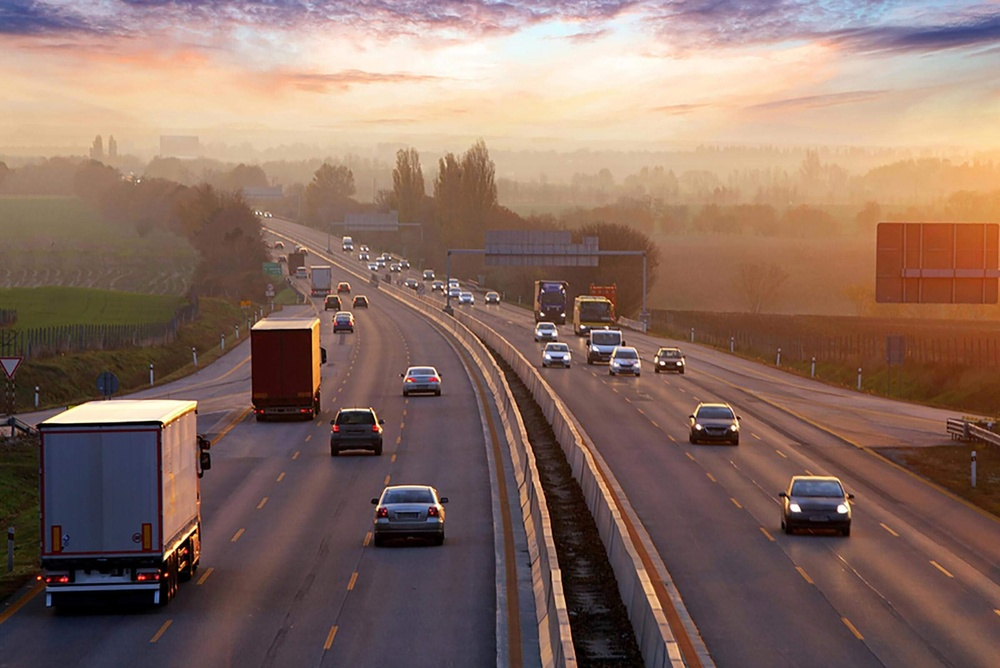
#> input picture Assests/road.jpg, 1000 x 668 px, shrunk from 2400 x 1603 before the run
$ python crop.py
#> lines starting #> are read from the running program, lines starting #| are printed output that depends on the picture
import cv2
filename = 'Assests/road.jpg'

image = cv2.imread(filename, 1)
#> image is the input picture: shape (668, 1000, 3); mean B, G, R 98.4, 109.4, 136.3
lower_x = 50
upper_x = 500
lower_y = 50
upper_y = 500
cropped_image = image[lower_x:upper_x, lower_y:upper_y]   #x - 20 to 200 ; y - 50 to 250
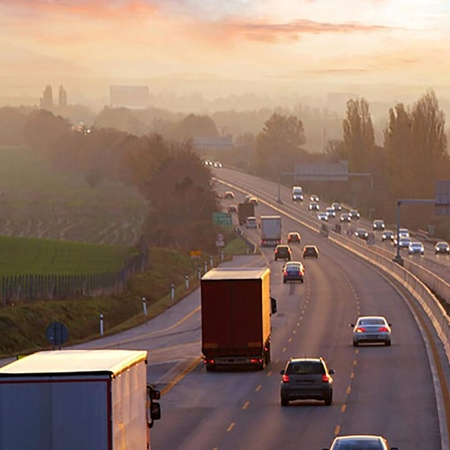
#> cropped_image: shape (450, 450, 3); mean B, G, R 104.1, 117.7, 142.8
cv2.imshow("cropped image", cropped_image)
cv2.imwrite("Assests/cropped_image.jpg", cropped_image)
cv2.waitKey(0)
cv2.destroyAllWindows()

$ run again, with Assests/clouds.jpeg copied over Assests/road.jpg
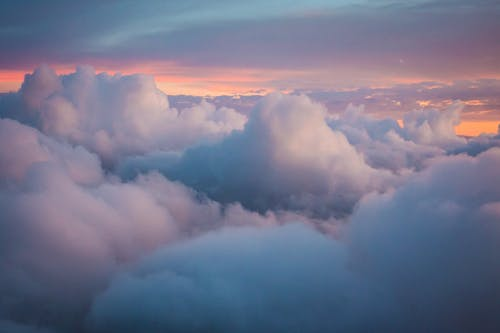
#> input picture Assests/clouds.jpeg, 500 x 333 px
#> image is the input picture: shape (333, 500, 3); mean B, G, R 141.1, 118, 115.8
#> `cropped_image = image[lower_x:upper_x, lower_y:upper_y]`:
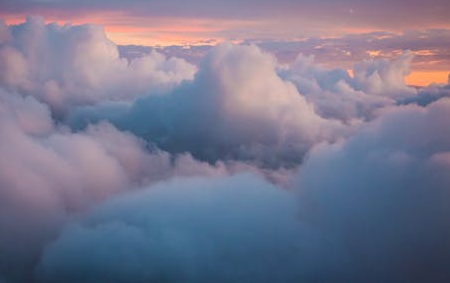
#> cropped_image: shape (283, 450, 3); mean B, G, R 141.3, 118.9, 118.7

$ run again, with Assests/horse.jpeg copied over Assests/road.jpg
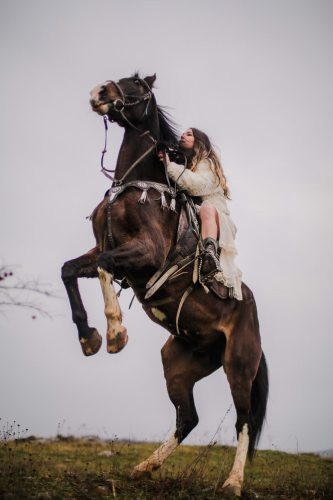
#> input picture Assests/horse.jpeg, 333 x 500 px
#> image is the input picture: shape (500, 333, 3); mean B, G, R 146, 146.7, 154.6
#> `cropped_image = image[lower_x:upper_x, lower_y:upper_y]`:
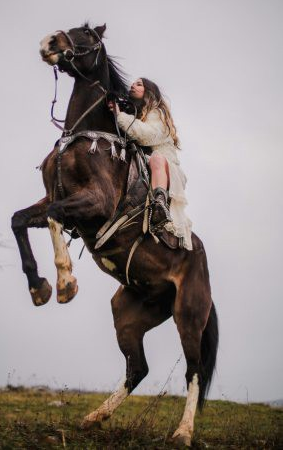
#> cropped_image: shape (450, 283, 3); mean B, G, R 135.5, 137.5, 146.5

$ run again, with Assests/water.jpeg copied over Assests/road.jpg
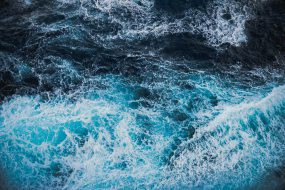
#> input picture Assests/water.jpeg, 285 x 190 px
#> image is the input picture: shape (190, 285, 3); mean B, G, R 134.3, 113.8, 72.6
#> `cropped_image = image[lower_x:upper_x, lower_y:upper_y]`:
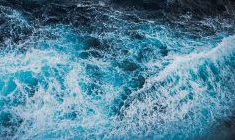
#> cropped_image: shape (140, 235, 3); mean B, G, R 153.4, 131.7, 83.1
